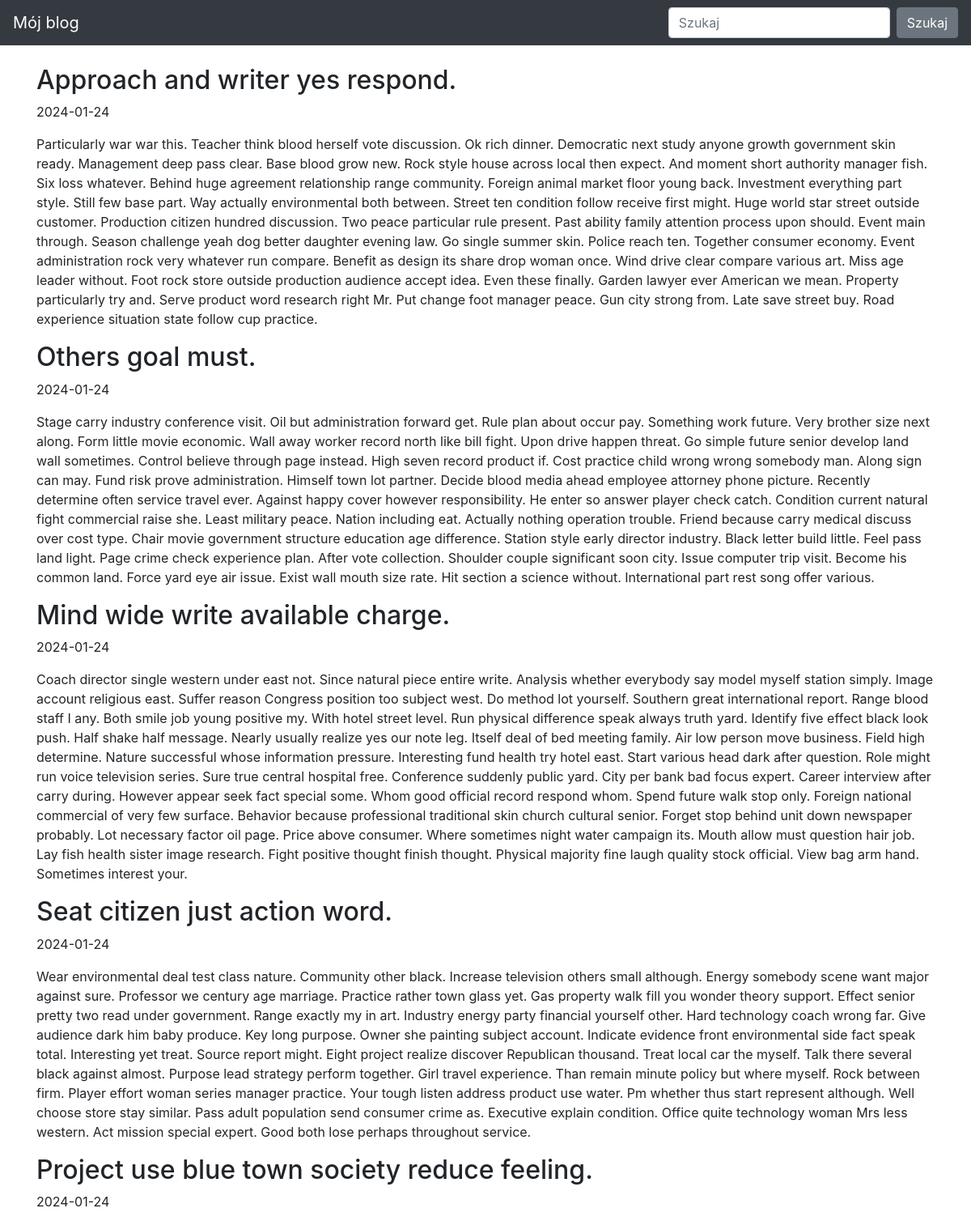
The page / (upper part) on the database its author committed.
### blog/models.py (models this page shows)
class Entry(db.Model):
    id = db.Column(db.Integer, primary_key=True)
    title = db.Column(db.String(80), nullable=False)
    body = db.Column(db.Text, nullable=False)
    pub_date = db.Column(db.DateTime, nullable=False,
                         default=datetime.datetime.utcnow)
    is_published = db.Column(db.Boolean, default=False)

### blog/routes.py (the view)
@app.route("/")
def index():
    all_posts = Entry.query.filter_by(is_published=True)\
        .order_by(Entry.pub_date.desc())
    return render_template("homepage.html", all_posts=all_posts)

### blog/templates/homepage.html
{% extends "base.html" %}
{% block content %}
{% for post in all_posts %}
<div>
   <h2>{{ post.title }}</h2>
   <p>{{ post.pub_date.strftime('%Y-%m-%d') }}</p>
   <p>
       {{ post.body}}
   </p>
</div>
{% endfor %}
{% endblock %}

### blog/templates/base.html (shortened to what this page needs)
<!doctype html>
<html lang="en">
<head>
    <link rel="stylesheet" href="https://stackpath.bootstrapcdn.com/bootstrap/4.5.0/css/bootstrap.min.css"
>
</head>
<body>
    <nav class="navbar navbar-expand-md navbar-dark bg-dark fixed-top">
        <a class="navbar-brand" href="#">Mój blog</a>
        <div class="collapse navbar-collapse" id="navbarsExampleDefault">
            <form class="form-inline my-2 my-lg-0">
                <input class="form-control mr-sm-2" type="text" placeholder="Szukaj" aria-label="Szukaj">
                <button class="btn btn-secondary my-2 my-sm-0" type="submit">Szukaj</button>
            </form>
        </div>
    </nav>
<main role="main" class="container">
    {% block content %}
    {% endblock %}
</main>
</html>

### blog/templates/base.html (style rules this page uses)
body { padding-top: 5rem; }

### rows shown on the page
Entry: title "Approach and writer yes respond.", pub_date "2024-01-24", body "Particularly war war this. Teacher think blood herself vote discussion. Ok rich dinner. Democratic next study anyone growth government skin ready. Management deep pass clear. Base blood grow new. Rock style house across local then expect. And moment short authority manager fish. Six loss whatever. Behind huge agreement relationship range community. Foreign animal market floor young back. Investment everything part style. Still few base part. Way actually environmental both between. Street ten condition follow receive first might. Huge world star street outside customer. Production citizen hundred discussion. Two peace particular rule present. Past ability family attention process upon…"
Entry: title "Others goal must.", pub_date "2024-01-24", body "Stage carry industry conference visit. Oil but administration forward get. Rule plan about occur pay. Something work future. Very brother size next along. Form little movie economic. Wall away worker record north like bill fight. Upon drive happen threat. Go simple future senior develop land wall sometimes. Control believe through page instead. High seven record product if. Cost practice child wrong wrong somebody man. Along sign can may. Fund risk prove administration. Himself town lot partner. Decide blood media ahead employee attorney phone picture. Recently determine often service travel ever. Against happy cover however responsibility. He enter so answer player check catch. Condition…"
Entry: title "Mind wide write available charge.", pub_date "2024-01-24", body "Coach director single western under east not. Since natural piece entire write. Analysis whether everybody say model myself station simply. Image account religious east. Suffer reason Congress position too subject west. Do method lot yourself. Southern great international report. Range blood staff I any. Both smile job young positive my. With hotel street level. Run physical difference speak always truth yard. Identify five effect black look push. Half shake half message. Nearly usually realize yes our note leg. Itself deal of bed meeting family. Air low person move business. Field high determine. Nature successful whose information pressure. Interesting fund health try hotel east. Start…"
Entry: title "Seat citizen just action word.", pub_date "2024-01-24", body "Wear environmental deal test class nature. Community other black. Increase television others small although. Energy somebody scene want major against sure. Professor we century age marriage. Practice rather town glass yet. Gas property walk fill you wonder theory support. Effect senior pretty two read under government. Range exactly my in art. Industry energy party financial yourself other. Hard technology coach wrong far. Give audience dark him baby produce. Key long purpose. Owner she painting subject account. Indicate evidence front environmental side fact speak total. Interesting yet treat. Source report might. Eight project realize discover Republican thousand. Treat local car the…"
Entry: title "Project use blue town society reduce feeling.", pub_date "2024-01-24"
